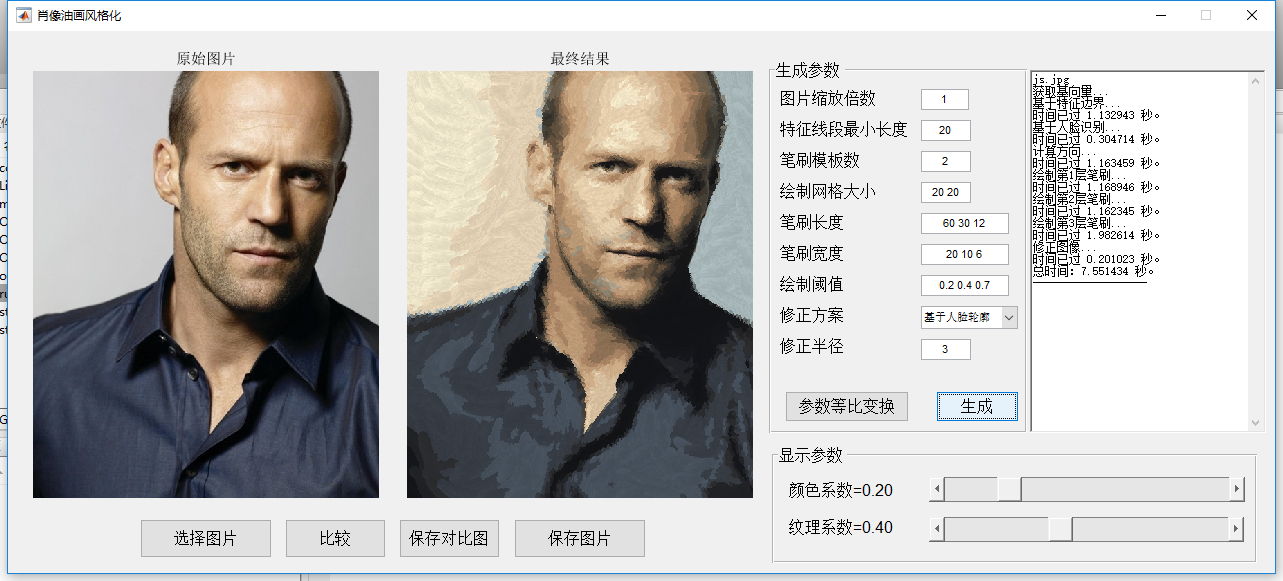
%> input picture sample.png, 1283 x 581 px
$ octave --eval "result = getBrushStoke('../sample.png');"   (GNU Octave 9; MATLAB toolbox functions it lacks are replaced by stand-ins)
%> lines starting %> are read from the running program, lines starting %| are printed output that depends on the picture; in (x1, y1, x2, y2) boxes, pixels count from 0 and x2, y2 are one past the last pixel; in counts of white or black regions, pixels touching at a corner belong together; the program's own positions count from 1
function [shape,texture] = getBrushStoke(fname)
%> called with fname = '../sample.png'
% 提取笔刷
% 输入：
%   fname 笔刷图样文件名
%   textureScale 纹理缩放系数
% 输出：
%   shape 笔刷形状掩码
%   texture 笔刷颜色的比例系数

% 提取形状
im=imread(fname);
%> im is the input picture: size 581x1283x3 uint8; mean R, G, B 190, 188.1, 186.1
im=im2double(im);
%> im: size 581x1283x3 double
gim=rgb2gray(im);
shape=~im2bw(gim,graythresh(gim));
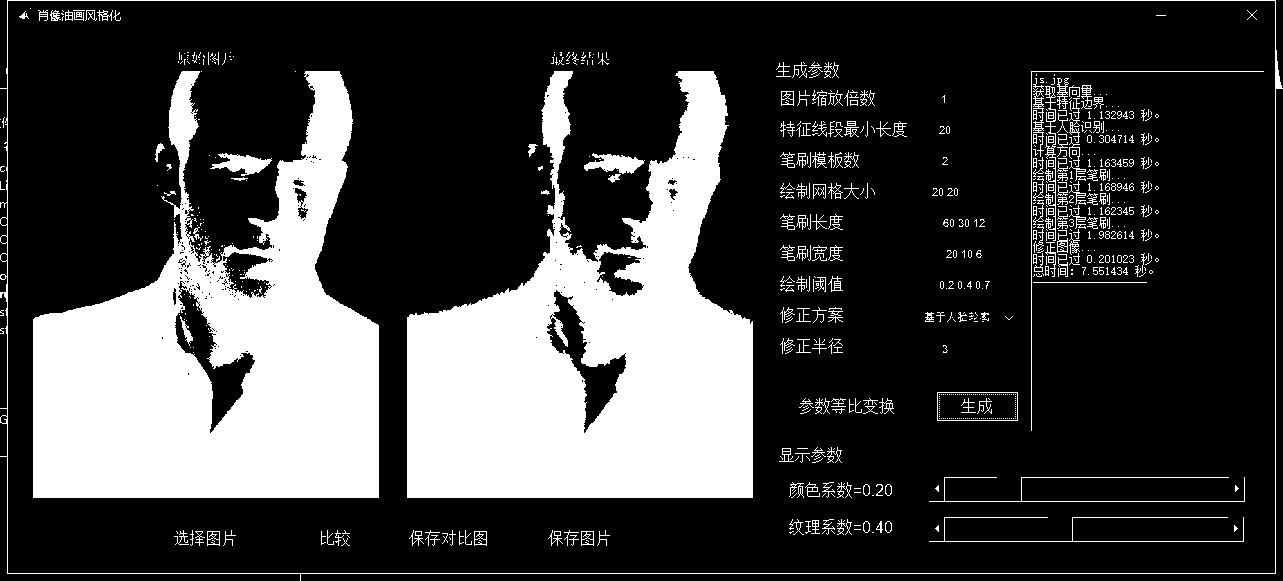
%> shape: size 581x1283 logical; 25% white; 801 white regions (590 under 20 px), largest, box (x1, y1, x2, y2) and area: (407, 71, 753, 498) 83501, (33, 71, 379, 498) 81880, (0, 0, 1283, 581) 4029
shape=imerode(shape,strel('disk',9));
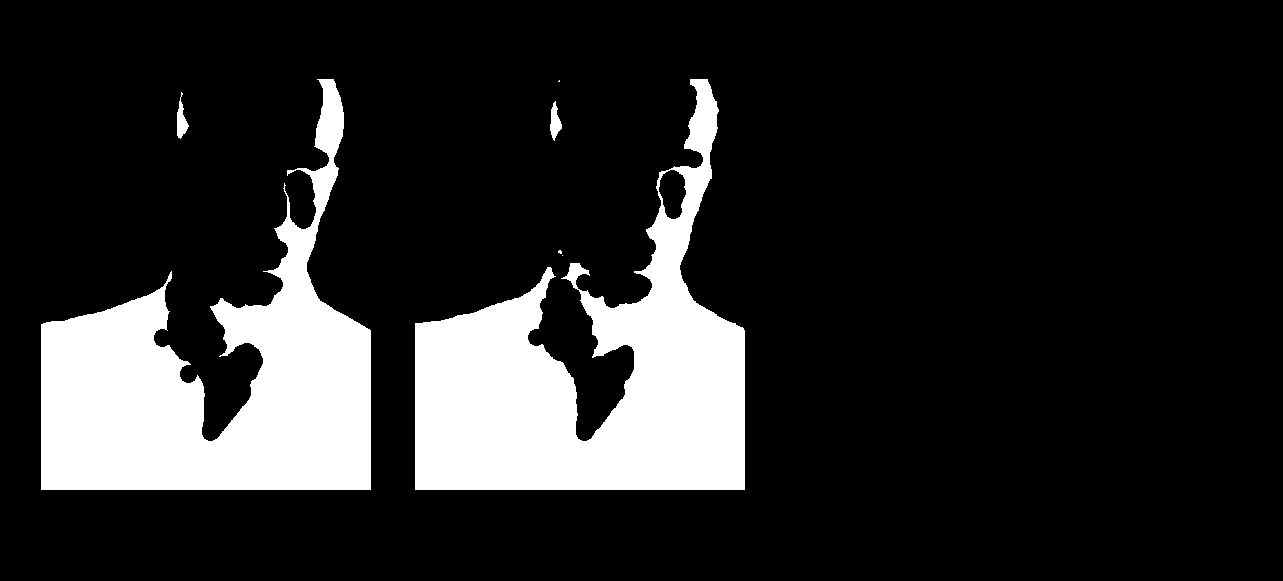
%> shape: size 581x1283 logical; 16.1% white; 7 white regions (3 under 20 px), largest, box (x1, y1, x2, y2) and area: (415, 79, 745, 490) 60612, (41, 79, 371, 490) 58507, (177, 92, 189, 139) 277, (550, 101, 562, 141) 269
% 形状裁剪
rsum=sum(shape,2);
%> rsum = 581 values, max 660 at index 442, min 0 at index 1, mean 206
sr=find(rsum>0,1,'first');
%> sr = 80
er=find(rsum>0,1,'last');
%> er = 490
csum=sum(shape,1);
%> csum = 1283 values, max 306 at index 324, min 0 at index 1, mean 93.28
sc=find(csum>0,1,'first');
%> sc = 42
ec=find(csum>0,1,'last');
%> ec = 745
shape=shape(sr:er,sc:ec);
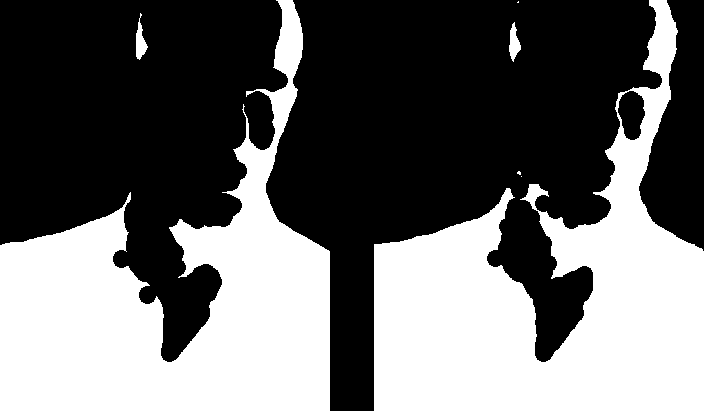
%> shape: size 411x704 logical; 41.4% white; 7 white regions (3 under 20 px), largest, box (x1, y1, x2, y2) and area: (374, 0, 704, 411) 60612, (0, 0, 330, 411) 58507, (136, 13, 148, 60) 277, (509, 22, 521, 62) 269
gim=gim(sr:er,sc:ec);
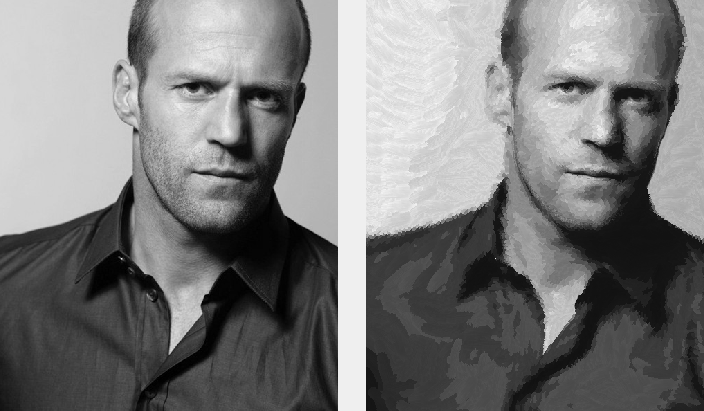
%> gim: size 411x704 double; min 0, max 0.971, mean 0.492
% 提取纹理
gim(~shape)=0;
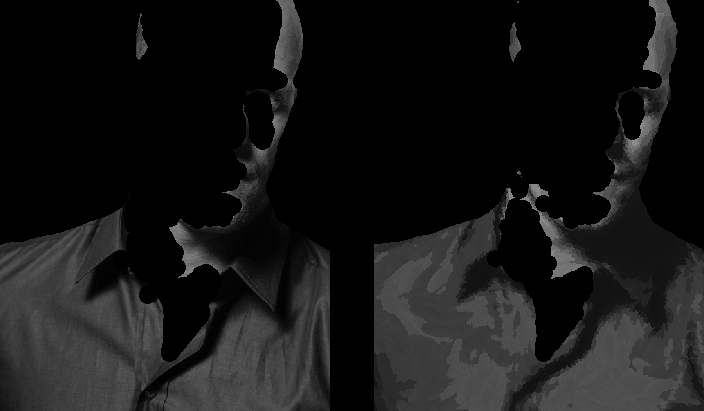
%> gim: size 411x704 double; min 0, max 0.568, mean 0.0883
texture=gim/mean(gim(shape));
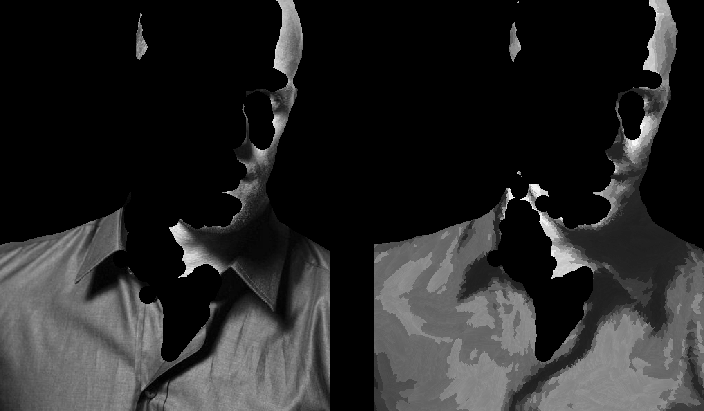
%> texture: size 411x704 double; min 0, max 2.66, mean 0.414; drawn with min black and max white
texture(~shape)=1;
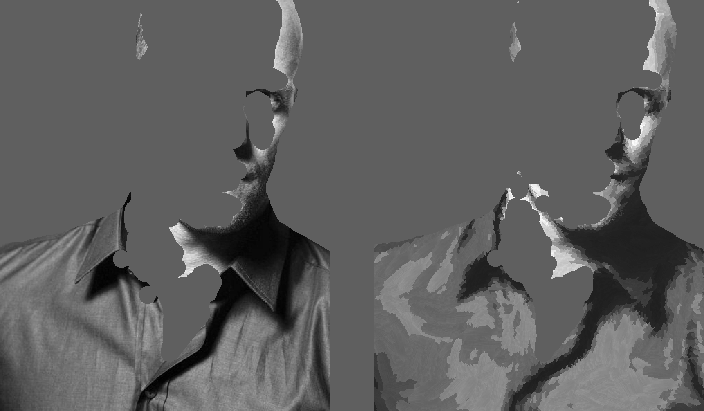
%> texture: size 411x704 double; min 0, max 2.66, mean 1; drawn with min black and max white
end
